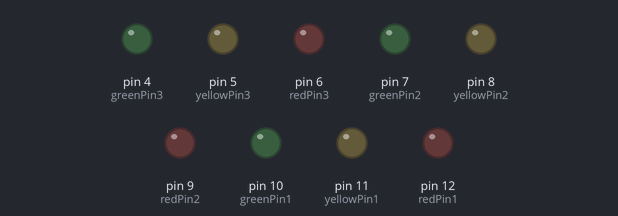
This sketch was run on a simulated Arduino Uno, built with avr-gcc and run on an emulated ATmega328P. Parts: output pins drawn as LEDs (lit = HIGH).

Above: at 2.5 s.
At 17.5 s:
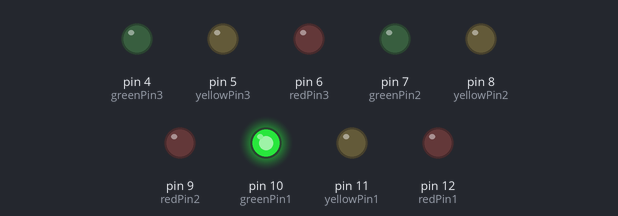
At 27.5 s:
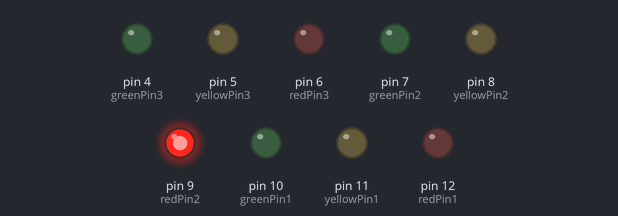
At 37.5 s:
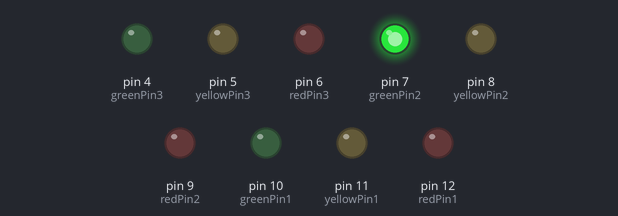
At 52.5 s:
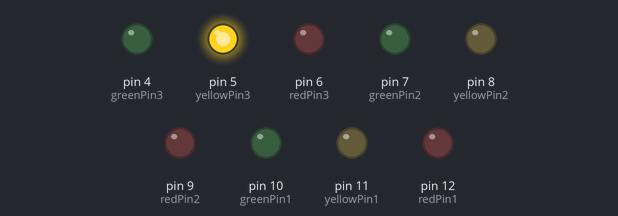
At 72.5 s:
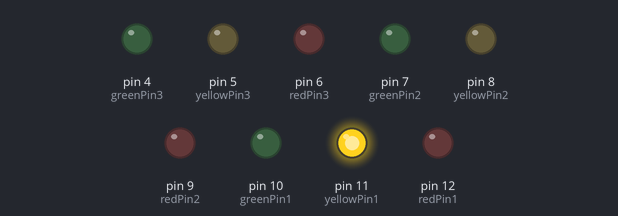
Timing chart, 0 to 78.0 s (numbered marks = the images above):
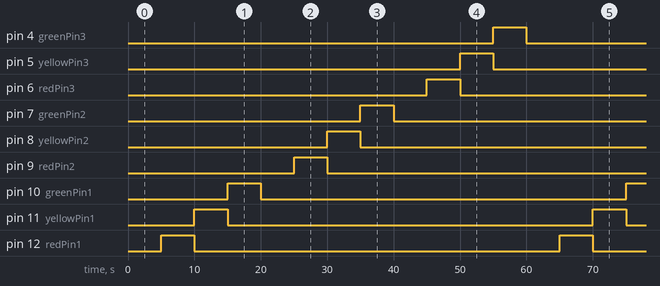

The sketch:

3_traffic_light.ino
```cpp
// Definición de pines para el primer semáforo
const int redPin1 = 12;
const int yellowPin1 = 11;
const int greenPin1 = 10;

// Definición de pines para el segundo semáforo
const int redPin2 = 9;
const int yellowPin2 = 8;
const int greenPin2 = 7;

// Definición de pines para el tercer semáforo
const int redPin3 = 6;
const int yellowPin3 = 5;
const int greenPin3 = 4;

// Tiempos de espera (en milisegundos)
const unsigned long redTime = 5000;
const unsigned long yellowTime = 2000;
const unsigned long greenTime = 5000;

unsigned long previousMillis = 0;
int currentState = 0;

void setup() {
  // Configurar los pines como salidas
  pinMode(redPin1, OUTPUT);
  pinMode(yellowPin1, OUTPUT);
  pinMode(greenPin1, OUTPUT);

  pinMode(redPin2, OUTPUT);
  pinMode(yellowPin2, OUTPUT);
  pinMode(greenPin2, OUTPUT);

  pinMode(redPin3, OUTPUT);
  pinMode(yellowPin3, OUTPUT);
  pinMode(greenPin3, OUTPUT);
}

void loop() {
  unsigned long currentMillis = millis();

  if (currentMillis - previousMillis >= redTime) {
    previousMillis = currentMillis;
    switch (currentState) {
      case 0: // Semáforo 1: Encender luz roja
        digitalWrite(greenPin1, LOW);
        digitalWrite(redPin1, HIGH);
        currentState++;
        break;
      case 1: // Semáforo 1: Encender luz amarilla
        digitalWrite(redPin1, LOW);
        digitalWrite(yellowPin1, HIGH);
        currentState++;
        break;
      case 2: // Semáforo 1: Apagar luz amarilla, encender luz verde
        digitalWrite(yellowPin1, LOW);
        digitalWrite(greenPin1, HIGH);
        currentState++;
        break;
      case 3: // Semáforo 1: Apagar luz verde
        digitalWrite(greenPin1, LOW);
        currentState++;
        break;
      case 4: // Semáforo 2: Encender luz roja
        digitalWrite(greenPin2, LOW);
        digitalWrite(redPin2, HIGH);
        currentState++;
        break;
      case 5: // Semáforo 2: Encender luz amarilla
        digitalWrite(redPin2, LOW);
        digitalWrite(yellowPin2, HIGH);
        currentState++;
        break;
      case 6: // Semáforo 2: Apagar luz amarilla, encender luz verde
        digitalWrite(yellowPin2, LOW);
        digitalWrite(greenPin2, HIGH);
        currentState++;
        break;
      case 7: // Semáforo 2: Apagar luz verde
        digitalWrite(greenPin2, LOW);
        currentState++;
        break;
      case 8: // Semáforo 3: Encender luz roja
        digitalWrite(greenPin3, LOW);
        digitalWrite(redPin3, HIGH);
        currentState++;
        break;
      case 9: // Semáforo 3: Encender luz amarilla
        digitalWrite(redPin3, LOW);
        digitalWrite(yellowPin3, HIGH);
        currentState++;
        break;
      case 10: // Semáforo 3: Apagar luz amarilla, encender luz verde
        digitalWrite(yellowPin3, LOW);
        digitalWrite(greenPin3, HIGH);
        currentState++;
        break;
      case 11: // Semáforo 3: Apagar luz verde
        digitalWrite(greenPin3, LOW);
        currentState = 0;
        break;
    }
  }
}
```

Measured:
- by itself, pin 4 (greenPin3), pin 5 (yellowPin3), pin 6 (redPin3), pin 7 (greenPin2), pin 8 (yellowPin2), pin 9 (redPin2), pin 10 (greenPin1), pin 11 (yellowPin1), pin 12 (redPin1): alternates HIGH for 5.0 s and LOW for 55.0 s
- by itself, everything shown: repeats every 60.0 s, in 12 steps
